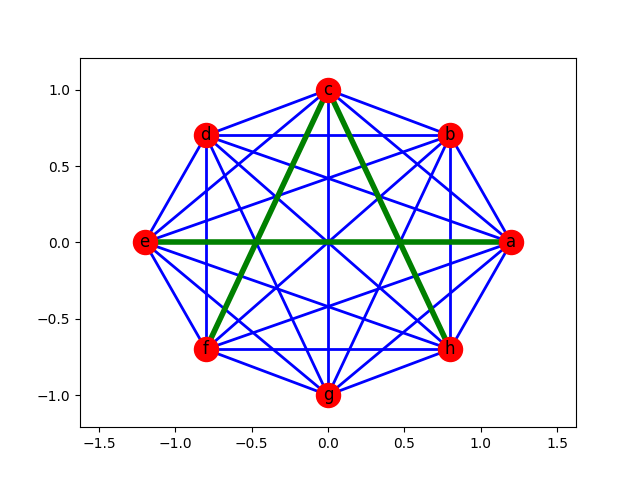

Generate this figure with Python:
try:
	import matplotlib.pyplot as plt
except:
	raise 
import networkx as nx

G=nx.house_graph()
nodes = {'a':'a','b':'b','c':'c','d':'d','e':'e','f':'f','g':'g','h':'h'}
post = {'a':(1.2,0),'b':(0.8,0.7),'c':(0,1),'d':(-0.8,0.7),'e':(-1.2,0),'f':(-0.8,-0.7),'g':(0,-1),'h':(0.8,-0.7)}

plt.axis('equal')

G.add_edges_from([('a','b'),('a','c'),('a','d'),('a','f'),('a','g'),('a','h')])
G.add_edges_from([('b','c'),('b','d'),('b','e'),('b','f'),('b','g'),('b','h')])
G.add_edges_from([('c','d'),('c','e'),('c','g')])
G.add_edges_from([('d','e'),('d','f'),('d','g'),('d','h')])
G.add_edges_from([('e','f'),('e','g'),('e','h')])
G.add_edges_from([('f','g'),('f','h'),('g','h')])
G.add_edge('a','e')
G.add_edge('c','f')
G.add_edge('c','h')
	 

nx.draw_networkx_labels(G,post, nodes)	 
nx.draw_networkx_nodes(G,post,nodelist= ['a','b','c','d','e','f','g','h'])
nx.draw_networkx_edges(G,post,edgelist=[('a','b'),('a','c'),('a','d'),('a','f'),('a','g'),('a','h'),('b','c'),('b','d'),('b','e'),('b','f'),('b','g'),('b','h'),('c','d'),('c','e'),('c','g'),('d','e'),('d','f'),('d','g'),('d','h'),('e','f'),('e','g'),('e','h'),('f','g'),('f','h'),('g','h')],edge_color='b',width=2)
nx.draw_networkx_edges(G,post,edgelist=[('a','e'),('c','f'),('c','h')],edge_color='g',width=4)

plt.savefig("grafik.png")

plt.show()